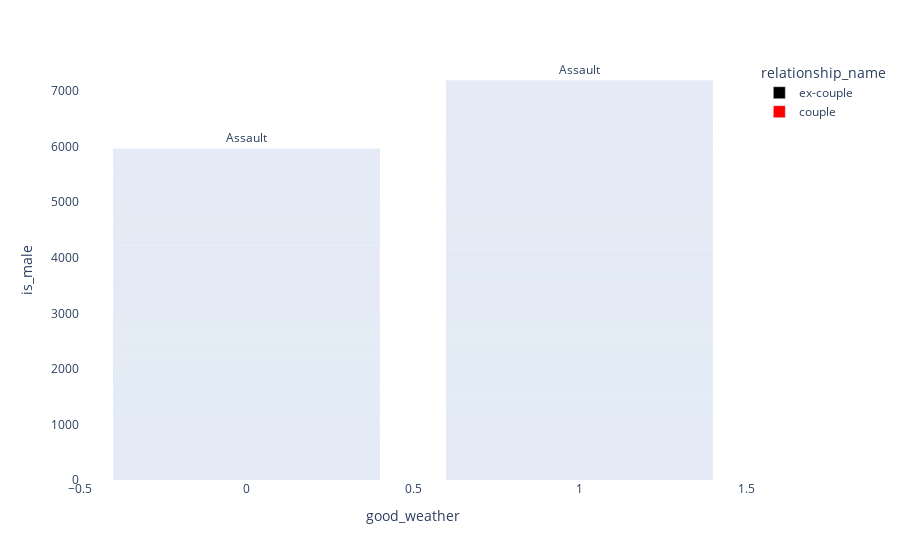

The notebook cell saved with this chart:
### Code cell
fig = px.bar(df,x='good_weather', y='is_male',color="relationship_name",color_discrete_sequence=['black', 'red'],text='offense_category_name')
fig.update_layout(
    plot_bgcolor='white'  # Set the background color to 'lightgray'
)
fig.show()

### Figure 1 — Plotly figure (JSON) as saved in the notebook; plotly's stock layout.template omitted (floating-point values rounded to 4 significant figures; data arrays with more than 128 entries replaced by an {"elided": "..."} marker saying what was removed)
{"data": [{"alignmentgroup": "True", "hovertemplate": "relationship_name=ex-couple<br>good_weather=%{x}<br>is_male=%{y}<br>offense_category_name=%{text}<extra></extra>", "legendgroup": "ex-couple", "marker": {"color": "black", "pattern": {"shape": ""}}, "name": "ex-couple", "offsetgroup": "ex-couple", "orientation": "v", "showlegend": true, "text": {"elided": "5928 str values"}, "textposition": "auto", "type": "bar", "x": {"elided": "5928 int values"}, "xaxis": "x", "y": {"elided": "5928 int values"}, "yaxis": "y"}, {"alignmentgroup": "True", "hovertemplate": "relationship_name=couple<br>good_weather=%{x}<br>is_male=%{y}<br>offense_category_name=%{text}<extra></extra>", "legendgroup": "couple", "marker": {"color": "red", "pattern": {"shape": ""}}, "name": "couple", "offsetgroup": "couple", "orientation": "v", "showlegend": true, "text": {"elided": "11488 str values"}, "textposition": "auto", "type": "bar", "x": {"elided": "11488 int values"}, "xaxis": "x", "y": {"elided": "11488 int values"}, "yaxis": "y"}], "layout": {"barmode": "relative", "legend": {"title": {"text": "relationship_name"}, "tracegroupgap": 0}, "margin": {"t": 60}, "plot_bgcolor": "white", "xaxis": {"anchor": "y", "domain": [0, 1], "title": {"text": "good_weather"}}, "yaxis": {"anchor": "x", "domain": [0, 1], "title": {"text": "is_male"}}}}
